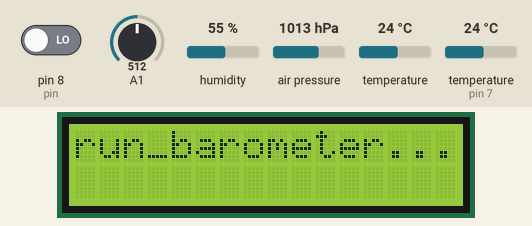
This sketch was run on a simulated Arduino Uno, built with avr-gcc and run on an emulated ATmega328P. Shown: 16×2 character LCD. Inputs (shaded band) come from the test bench; at power-on: air pressure 1013 hPa, pin 8 (pin) LOW, A1 = 512, humidity 55 %, temperature 24 °C, temperature (sensor on pin 7) 24 °C. The modem accepts every AT command (registered, SIM ready, sends succeed) and sends nothing else; what the sketch prints to the serial monitor is not drawn.

Above: at 8.7 s.
8.8 s: air pressure set to 952 hPa
At 10.9 s:
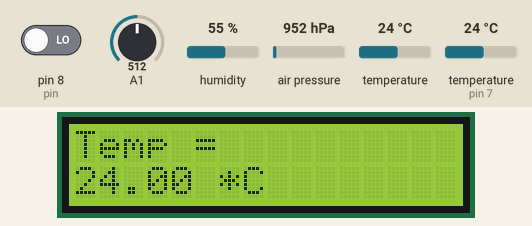
At 12.1 s:
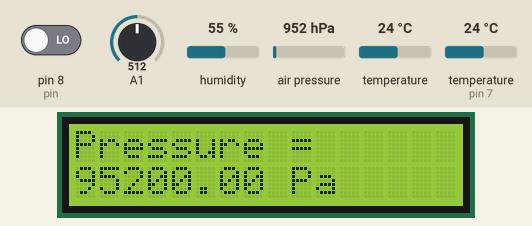
Timing chart, 0 to 13.6 s (numbered marks = the images above; inputs shaded):
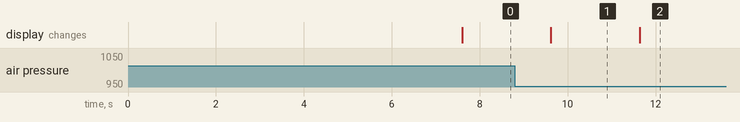

Measured:
- what the display in image 1 shows lasts 2.0 s, from 9.6 s to 11.6 s

The sketch:

all.ino
```cpp
#include <SoftwareSerial.h>
#define DEBUG true
SoftwareSerial esp8266(9,10);

#include <LiquidCrystal_PCF8574.h>
#include <Adafruit_Sensor.h>
#include <Adafruit_BMP280.h>

#define SSID "Pixel"     // "SSID-WiFiname"
#define PASS "12345678"       // "password"
#define IP "184.106.153.149"// thingspeak.com ip
String msg = "GET /update?key=LX6QMDTEACPB8T2R"; //change it with your api key like "GET /update?key=Your Api Key"

Adafruit_BMP280 bmp; // I2C

LiquidCrystal_PCF8574 lcd(0x27);  // set the LCD address to 0x27 for a 16 chars and 2 line display

int pin = 8;
unsigned long duration;
unsigned long starttime;
unsigned long sampletime_ms = 2000;
unsigned long lowpulseoccupancy = 0;
float ratio = 0;

//Libraries
#include <DHT.h>

//Constants
#define DHTPIN 7     // what pin we're connected to
#define DHTTYPE DHT22   // DHT 22  (AM2302)
DHT dht(DHTPIN, DHTTYPE); //// Initialize DHT sensor for normal 16mhz Arduino

//Variables
int chk;
float hum;  //Stores humidity value
float temp; //Stores temperature value
float pressure;
float altitude;
float concentration = 0;
int light;
float temp2;
float Vsig;

void setup() {
  Serial.begin(115200);

  lcd.setBacklight(255);
  lcd.begin(16, 2);
  lcd.print("Start...");
  delay(500);

  if (!bmp.begin()) {
    Serial.println(F("Could not find a valid BMP280 sensor, check wiring!"));
    while (1);
  }

  pinMode(8,INPUT);
  starttime = millis();

  pinMode(A0,INPUT);

  dht.begin();

  esp8266.begin(115200);
  esp8266.println("AT");

  if(esp8266.find("OK")){
    connectWiFi();
    Serial.println("Connect to Internet");
  } else{
    Serial.println("Unable to connect to Internet");
  }
}

void loop() {
  run_barometer();
  run_dust();
  run_light();
  run_temperature();
  run_uv();

  updatebeat();
  delay(10000);
}

void run_barometer() {
  lcd.clear();
  lcd.println("run_barometer...");
  delay(2000);

  Serial.println("Begin run_barometer...");

  temp = bmp.readTemperature();
  String std_output = "Temp = " + String(temp) + " *C";
  Serial.println(std_output);

  lcd.clear();
  lcd.print("Temp = ");
  lcd.setCursor(0, 1);
  lcd.print(String(temp) + " *C");
  delay(2000);

  pressure = bmp.readPressure();
  std_output = "Pressure = " + String(pressure) + " Pa";
  Serial.print(std_output);

  lcd.clear();
  lcd.print("Pressure = ");
  lcd.setCursor(0, 1);
  lcd.print(String(pressure) + " Pa");
  delay(2000);

  altitude = bmp.readAltitude(1013.25);
  std_output = "Altitude = " + String(altitude) + " m";
  Serial.print(std_output);

  lcd.clear();
  lcd.print("Altitude = ");
  lcd.setCursor(0, 1);
  lcd.print(String(altitude) + " m");
  delay(2000);

  Serial.println("End run_barometer...");

  lcd.clear();
  lcd.println("Begin run_barometer...");
  delay(2000);
}

void run_dust() {
  lcd.clear();
  lcd.println("run_dust...");
  delay(2000);

  Serial.println("Begin run_dust...");
  duration = pulseIn(pin, LOW);
  lowpulseoccupancy = lowpulseoccupancy+duration;
  if ((millis()-starttime) >= sampletime_ms) //if the sampel time = = 30s
  {
    ratio = lowpulseoccupancy/(sampletime_ms*10.0);
    concentration = 1.1*pow(ratio,3)-3.8*pow(ratio,2)+520*ratio+0.62;
    Serial.print("Concentration = ");
    Serial.print(concentration);
    Serial.println(" pcs/0.01cf");
    Serial.println("\n");

    lcd.clear();
    lcd.print("Concentration = ");
    lcd.setCursor(0, 1);
    lcd.print(concentration);
    lcd.print(" pcs/0.01cf");
    delay(2000);
    lowpulseoccupancy = 0;
    starttime = millis();
  }
  Serial.println("End run_dust...");
  delay(2000);
}

void run_light() {
  lcd.clear();
  lcd.println("run_dust...");

  Serial.println("Begin run_light...");
  light=analogRead(A0);
  Serial.println("Light = " + String(light));
  lcd.clear();
  lcd.print("Light = ");
  lcd.setCursor(0, 1);
  lcd.print(light);
  delay(2000);
  Serial.println("End run_light...");
  delay(2000);
}

void run_temperature() {
  lcd.clear();
  lcd.println("run_temperature...");

  Serial.println("Begin run_temperature...");
  delay(2000);
  //Read data and store it to variables hum and temp
  hum = dht.readHumidity();
  temp2= dht.readTemperature();
  //Print temp and humidity values to serial monitor
  Serial.print("Humidity: ");
  Serial.print(hum);
  Serial.print(" %, Temp: ");
  Serial.print(temp2);
  Serial.println(" Celsius");

  lcd.clear();
  lcd.print("Humidity = ");
  lcd.setCursor(0, 1);
  lcd.print(hum);
  delay(2000);

  lcd.clear();
  lcd.print("Temp2 = ");
  lcd.setCursor(0, 1);
  lcd.print(temp2);
  delay(2000);

  Serial.println("End run_temperature...");
  delay(2000);
}

void run_uv() {
  lcd.clear();
  lcd.println("run_uv...");

    int sensorValue;
  long  sum=0;
  for(int i=0;i<1024;i++)
   {
      sensorValue=analogRead(A1);
      sum=sensorValue+sum;
      delay(2);
   }
 sum = sum >> 10;
 Vsig = sum*4980.0/1023.0; // Vsig is the value of voltage measured from the SIG pin of the Grove interface
 Serial.print("The voltage value: ");
 Serial.print(Vsig);
 Serial.print(" mV    --   ");

  lcd.clear();
  lcd.print("Voltage = ");
  lcd.setCursor(0, 1);
  lcd.print(Vsig);
  lcd.print(" mV");
  delay(2000);

   delay(2000);
}

boolean connectWiFi(){
  Serial.println("AT+CWMODE=1");
  esp8266.println("AT+CWMODE=1");
  delay(2000);
  String cmd="AT+CWJAP=\"";
  cmd+=SSID;
  cmd+="\",\"";
  cmd+=PASS;
  cmd+="\"";
  Serial.println(cmd);
  esp8266.println(cmd);
  delay(5000);
  if(esp8266.find("OK")){
    Serial.println("OK");
    return true;
  }else{
    return false;
  }
}

void updatebeat(){
  String cmd = "AT+CIPSTART=\"TCP\",\"";
  cmd += IP;
  cmd += "\",80";
  Serial.println(cmd);
  esp8266.println(cmd);
  delay(2000);
  if(esp8266.find("Error")){
    return;
  }
  cmd = msg ;
  cmd += "&field1=";
  cmd += temp;
  cmd += "&field2=";
  cmd += pressure;
  cmd += "&field3=";
  cmd += altitude;
  cmd += "&field4=";
  cmd += concentration;
  cmd += "&field5=";
  cmd += light;
  cmd += "&field6=";
  cmd += hum;
  cmd += "&field7=";
  cmd += temp2;
  cmd += "&field8=";
  cmd += Vsig;
  cmd += "\r\n";
  Serial.print("AT+CIPSEND=");
  esp8266.print("AT+CIPSEND=");
  Serial.println(cmd.length());
  esp8266.println(cmd.length());
  Serial.print(cmd);
  esp8266.print(cmd);
}
```
